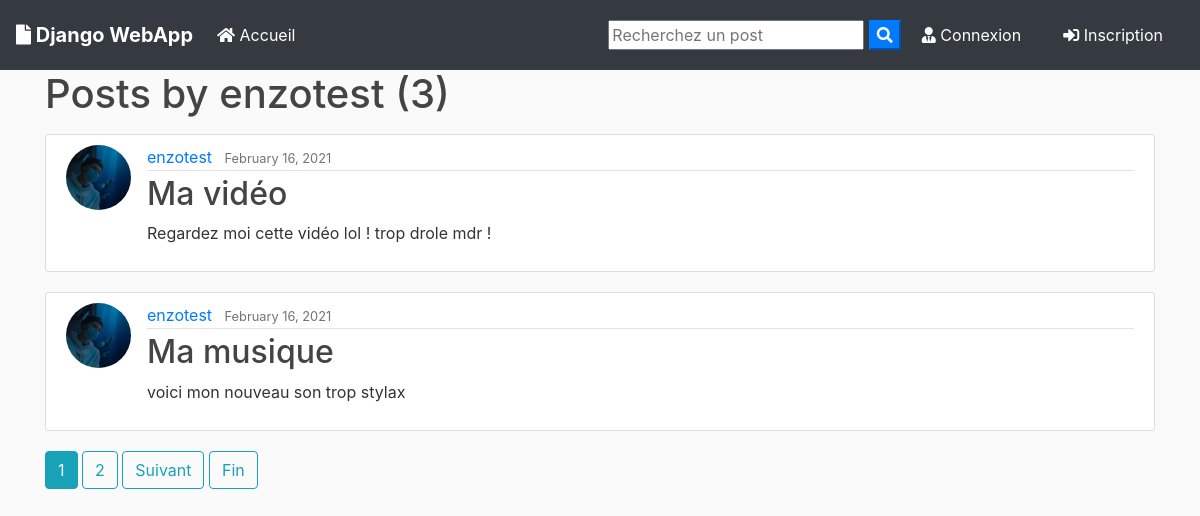
Page /user/enzotest on the committed database.
### blog/models.py (models this page shows, shortened)
class Post(models.Model):
	title = models.CharField(max_length=100)
	file = models.FileField(null=True,blank=True,upload_to='Files')
	content = models.TextField()
	date_posted = models.DateTimeField(default=timezone.now)
	author = models.ForeignKey(User, on_delete=models.CASCADE)

### users/models.py (models this page shows, shortened)
class Profile(models.Model):
    user = models.OneToOneField(User, on_delete=models.CASCADE)
    image = models.ImageField(default='default.jpg', upload_to='profile_pics')

### blog/views.py (the view)
# urls.py: path('user/<str:username>', UserPostListView.as_view(), name='user-posts'),
class UserPostListView(ListView):
    model = Post
    template_name = 'blog/user_posts.html'  # <app>/<model>_<viewtype>.html
    context_object_name = 'posts'
    paginate_by = 2
    def get_queryset(self):
        user = get_object_or_404(User, username=self.kwargs.get('username'))
        return Post.objects.filter(author=user).order_by('-date_posted')

### blog/templates/blog/user_posts.html (shortened to what this page needs)
{% extends "blog/base.html" %}
{% block content %}
    <h1 class="mb-3">Posts by {{ view.kwargs.username }} ({{ page_obj.paginator.count }})</h1>
    {% for post in posts %}
        <article class="media content-section">
          <img class="rounded-circle article-img" src="{{ post.author.profile.image.url }}">
          <div class="media-body">
            <div class="article-metadata">
              <a class="mr-2" href="{% url 'user-posts' post.author.username %}">{{ post.author }}</a>
              <small class="text-muted">{{ post.date_posted|date:"F d, Y" }}</small>
            </div>
            <h2><a class="article-title" href="{% url 'post-detail' post.id %}">{{ post.title }}</a></h2>
            <p class="article-content">{{ post.content }}</p>
          </div>
        </article>
    {% endfor %}
    {% if is_paginated %}
      {% for num in page_obj.paginator.page_range %}
        {% if page_obj.number == num %}
          <a class="btn btn-info mb-4" href="?page={{ num }}">{{ num }}</a>
        {% elif num > page_obj.number|add:'-3' and num < page_obj.number|add:'3' %}
          <a class="btn btn-outline-info mb-4" href="?page={{ num }}">{{ num }}</a>
        {% endif %}
      {% endfor %}
      {% if page_obj.has_next %}
        <a class="btn btn-outline-info mb-4" href="?page={{ page_obj.next_page_number }}">Suivant</a>
        <a class="btn btn-outline-info mb-4" href="?page={{ page_obj.paginator.num_pages }}">Fin</a>
      {% endif %}
    {% endif %}
{% endblock content %}

### blog/templates/blog/base.html (shortened to what this page needs)
{% load static %}
<!doctype html>
<html lang="fr">
  <head>
    <link rel="stylesheet" href="https://stackpath.bootstrapcdn.com/bootstrap/4.3.1/css/bootstrap.min.css">
    <link rel="stylesheet" href="https://use.fontawesome.com/releases/v5.8.1/css/all.css" >
    <link rel="stylesheet" href="{% static 'blog/main.css' %}">
</head>
  <body>
        <nav class="navbar navbar-expand-lg navbar-dark bg-dark">
                <a class="navbar-brand font-weight-bold" href="{% url 'blog-home' %}"><i class="fas fa-file"></i> Django WebApp</a>
                <div class="collapse navbar-collapse" id="navbarSupportedContent">
                  <ul class="navbar-nav mr-auto">
                    <li class="nav-item active">
                      <a class="nav-link" href="{% url 'blog-home' %}"><i class="fas fa-home"></i> Accueil <span class="sr-only">(current)</span></a>
                    </li>
                  </ul>
                  <form id="searchform" action="{% url 'search' %}" method="get">
                    <input type="text" name="q" type="text" value="{{ request.GET.q }}" placeholder="Recherchez un post" />
                    <button type="button" onclick="searchform.submit()" class=" text-white my-color btn-primary"><i class="fa fa-search"></i></button>
                </form>
                    {% if user.is_authenticated %}
                    <a href="{% url 'user-posts' user %}" class="btn text-white m-2"><i class="fas fa-user-shield"></i>Mes Posts</a>
                    <a href="{% url 'post-create' %} " class="btn text-white m-2"><i class="fas fa-user-edit"></i> Nouveau post</a>
                    <a href="{% url 'profile' %} " class="btn text-white m-2"><i class="fas fa-user"></i> {{ user.username }}</a>
                    <a href="{% url 'logout' %} " class="btn text-white m-2"><i class="fas fa-sign-out-alt"></i> Déconnexion</a>
                    {% else %}
                    <a href="{% url 'login' %} " class="btn text-white m-2"><i class="fas fa-user-tie"></i> Connexion</a>
                    <a href="{% url 'register' %} " class="btn text-white m-2"> <i class="fas fa-sign-in-alt"></i> Inscription</a>
                    {% endif %}
                </div>
              </nav>
      <div class="container my-bg">
    {% block content %}
    {% endblock  %}
</div>
  </body>
</html>

### blog/static/blog/main.css (style rules this page uses)
body { background: #fafafa; color: #333333; margin-top: 0; }
h1, h2, h3, h4, h5, h6 { color: #444444; }
ul { margin: 0; }
.content-section { background: #ffffff; padding: 10px 20px; border: 1px solid #dddddd; border-radius: 3px; margin-bottom: 20px; }
.article-title { color: #444444; }
.article-content { white-space: pre-line; }
.article-img { height: 65px; width: 65px; margin-right: 16px; }
.article-metadata { padding-bottom: 1px; margin-bottom: 4px; border-bottom: 1px solid #e3e3e3 }

### rows in the picture
Post: author.profile.image (picture), author "enzotest", date_posted "February 16, 2021", title "Ma vidéo", content "Regardez moi cette vidéo lol ! trop drole mdr !"
Post: author.profile.image (picture), author "enzotest", date_posted "February 16, 2021", title "Ma musique", content "voici mon nouveau son trop stylax"

### other values in the picture
{{ view.kwargs.username }} "enzotest"
{{ page_obj.paginator.count }} "3"
{{ num }} "1"
{{ num }} "2"
